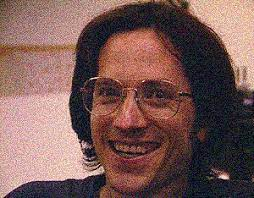
#> input picture dz.jpg, 254 x 198 px
$ python lpf.py
#> lines starting #> are read from the running program, lines starting #| are printed output that depends on the picture
import numpy as np
import cv2
from matplotlib import pyplot as plt

img = cv2.imread('dz.jpg',0)
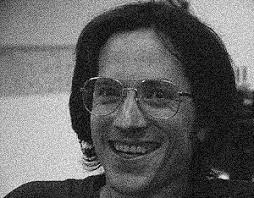
#> img: shape (198, 254); min 0, max 255, mean 98.4

dft = cv2.dft(np.float32(img),flags = cv2.DFT_COMPLEX_OUTPUT)
dft_shift = np.fft.fftshift(dft)

magnitude_spectrum = 20*np.log(cv2.magnitude(dft_shift[:,:,0],dft_shift[:,:,1]))
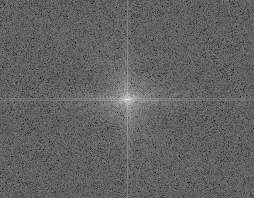
#> magnitude_spectrum: shape (198, 254) float32; min 71.56, max 308.3, mean 163.2; drawn with min black and max white

rows, cols = img.shape
#> rows = 198; cols = 254
crow,ccol = int(rows/2) , int(cols/2)
#> crow = 99; ccol = 127

# create a mask first, center square is 1, remaining all zeros
mask = np.zeros((rows,cols,2),np.uint8)
mask[crow-30:crow+30, ccol-30:ccol+30] = 1

# apply mask and inverse DFT
fshift = dft_shift*mask
f_ishift = np.fft.ifftshift(fshift)
img_back = cv2.idft(f_ishift)
img_back = cv2.magnitude(img_back[:,:,0],img_back[:,:,1])
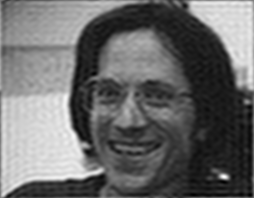
#> img_back: shape (198, 254) float32; min 86223.4, max 11692983, mean 4948329.5; drawn with min black and max white

plt.subplot(121),plt.imshow(img, cmap = 'gray')
plt.title('Input Image'), plt.xticks([]), plt.yticks([])
plt.subplot(122),plt.imshow(img_back, cmap = 'gray')
plt.title('Magnitude Spectrum LPF'), plt.xticks([]), plt.yticks([])
plt.show()
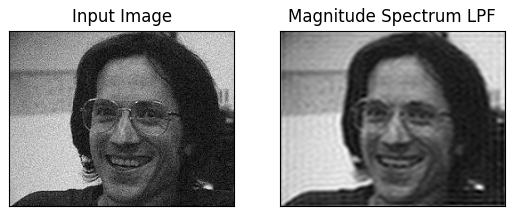
#> figure drawn by matplotlib, 2 panels
